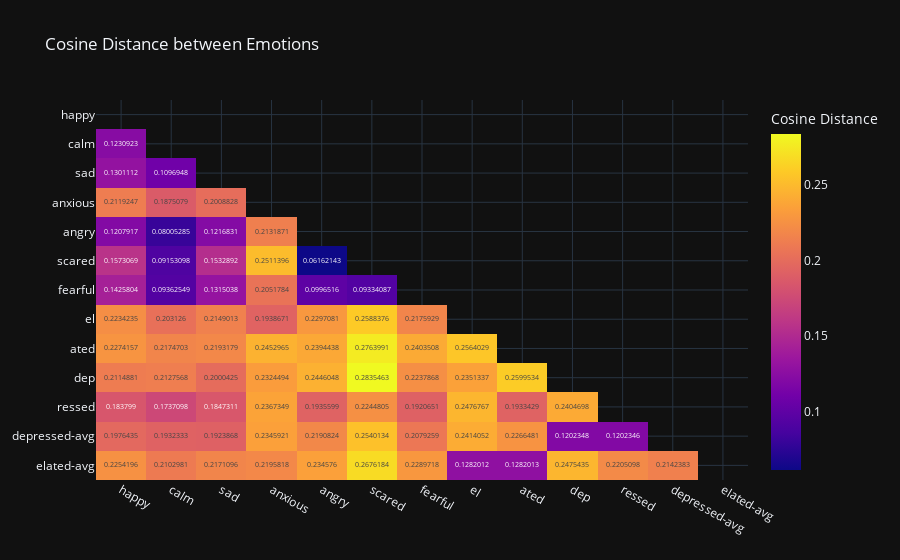

Write notebook code for a chart like this one.
### Code cell
# put all the numbers in pandas df then plot
def cos_dist(emb1, emb2):
    return 1 - f.cosine_similarity(emb1, emb2, dim=0).item()

df = DataFrame(index=emotions+["depressed-avg", "elated-avg"], columns=emotions+["depressed-avg", "elated-avg"])
for p in combinations(emotions, r=2):
    df[p[0]][p[1]]= cos_dist(emo_embs[p[0]], emo_embs[p[1]])

# handle averaging for depressed and elated
for emo in emotions:
    df[emo]['depressed-avg'] = (cos_dist(emo_embs[emo], emo_embs['dep']) + cos_dist(emo_embs[emo], emo_embs['ressed'])) / 2
    df[emo]['elated-avg'] = (cos_dist(emo_embs[emo], emo_embs['el']) + cos_dist(emo_embs[emo], emo_embs['ated'])) / 2
df['depressed-avg']['elated-avg'] = (cos_dist(emo_embs['dep'], emo_embs['el']) + cos_dist(emo_embs['ressed'], emo_embs['ated'])) / 2

fig1 = px.imshow(df, title="Cosine Distance between Emotions", labels=dict(color="Cosine Distance"), text_auto=True, aspect="auto")
print("Note: dep-ressed and el-ated got split into two embeddings in the LLM, we are taking the average cosine distance.")
fig1.show()

### Figure 1 — Plotly figure (JSON) as saved in the notebook; plotly's stock layout.template omitted (floating-point values rounded to 4 significant figures; data arrays with more than 128 entries replaced by an {"elided": "..."} marker saying what was removed)
{"data": [{"coloraxis": "coloraxis", "name": "0", "texttemplate": "%{z}", "x": ["happy", "calm", "sad", "anxious", "angry", "scared", "fearful", "el", "ated", "dep", "ressed", "depressed-avg", "elated-avg"], "y": ["happy", "calm", "sad", "anxious", "angry", "scared", "fearful", "el", "ated", "dep", "ressed", "depressed-avg", "elated-avg"], "z": {"elided": "13x13 float values"}, "type": "heatmap", "xaxis": "x", "yaxis": "y", "hovertemplate": "x: %{x}<br>y: %{y}<br>Cosine Distance: %{z}<extra></extra>"}], "layout": {"xaxis": {"anchor": "y", "domain": [0.0, 1.0]}, "yaxis": {"anchor": "x", "domain": [0.0, 1.0], "autorange": "reversed"}, "coloraxis": {"colorbar": {"title": {"text": "Cosine Distance"}}, "colorscale": [[0.0, "#0d0887"], [0.1111, "#46039f"], [0.2222, "#7201a8"], [0.3333, "#9c179e"], [0.4444, "#bd3786"], [0.5556, "#d8576b"], [0.6667, "#ed7953"], [0.7778, "#fb9f3a"], [0.8889, "#fdca26"], [1.0, "#f0f921"]]}, "title": {"text": "Cosine Distance between Emotions"}}}
